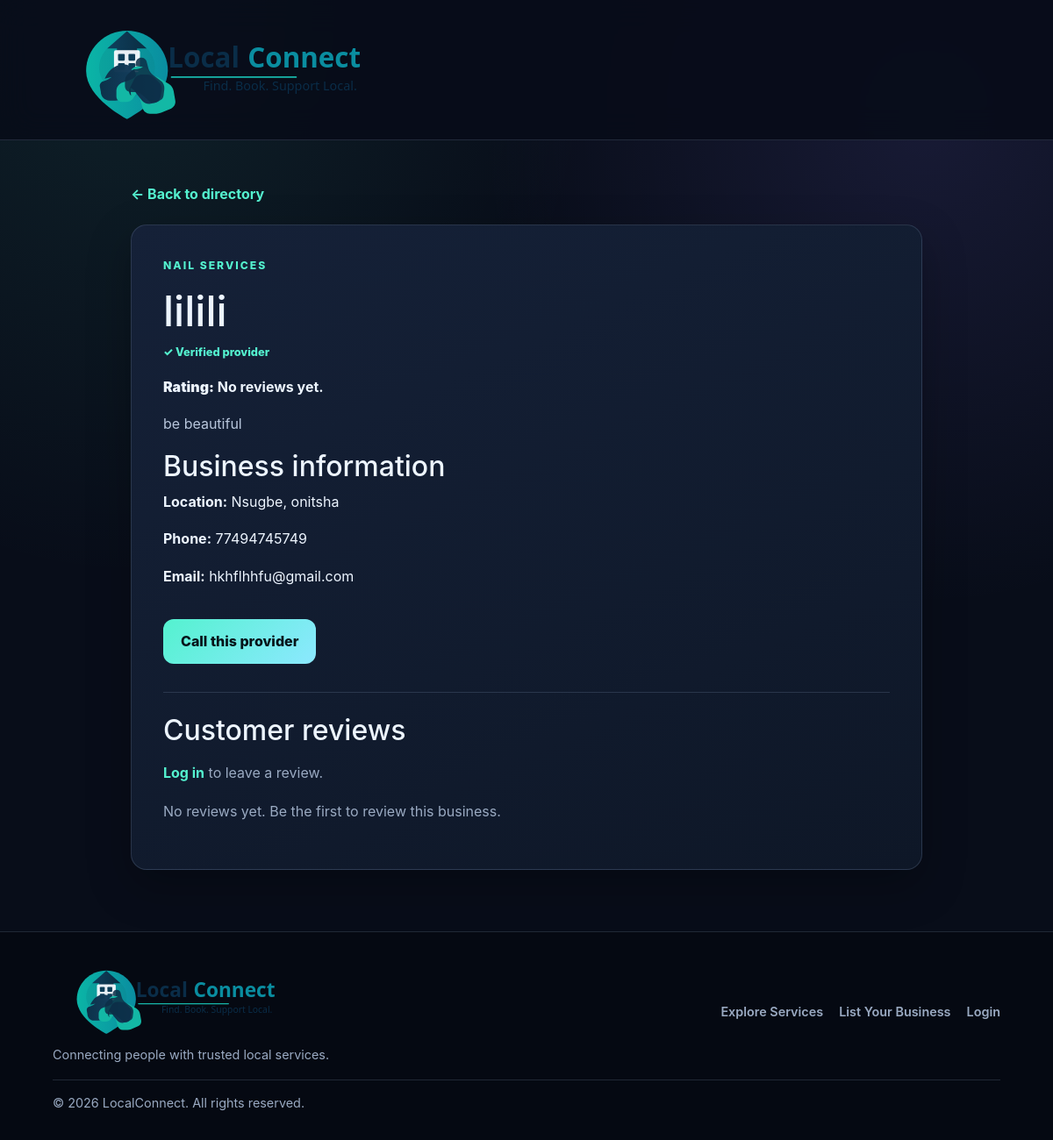
Page /provider/4/ on the committed database.
### Handyman/models.py (models this page shows, shortened)
class ServiceProvider(models.Model):
    STATUS_CHOICES = [
        ('pending', 'Pending review'),
        ('approved', 'Approved'),
        ('rejected', 'Rejected'),
    ]
    name = models.CharField(max_length=150)
    category = models.ForeignKey(
        Category,
        on_delete=models.PROTECT,
        related_name="providers",
    )
    description = models.TextField()
    address = models.CharField(max_length=255)
    state = models.CharField(
        max_length=100,
        default="Anambra",
        db_index=True,
    )
    city = models.CharField(max_length=100, db_index=True)
    neighborhood = models.CharField(
        max_length=100,
        blank=True,
        db_index=True,
    )
    phone = models.CharField(max_length=30)
    email = models.EmailField(blank=True)
    website = models.URLField(blank=True)
    image = models.ImageField(
        upload_to="providers/",
        blank=True,
    )
    status = models.CharField(
        max_length=20,
        choices=STATUS_CHOICES,
        default='pending',
        db_index=True,
    )
    is_verified = models.BooleanField(default=False)
    owner = models.ForeignKey(
        settings.AUTH_USER_MODEL,
        on_delete=models.CASCADE,
        related_name='owned_providers',
        null=True,
        blank=True,
    )
    created_at = models.DateTimeField(auto_now_add=True)
    class Meta:
        ordering = ["name"]
    def average_rating(self):
        result = self.reviews.aggregate(avg_rating=Avg('rating'))
        value = result.get('avg_rating')
        return value if value is not None else 0.0
    def review_count(self):
        return self.reviews.count()

class Category(models.Model):
    name = models.CharField(max_length=100, unique=True)
    parent = models.ForeignKey(
        "self",
        on_delete=models.CASCADE,
        null=True,
        blank=True,
        related_name="children",
    )
    slug = models.SlugField(unique=True)
    class Meta:
        ordering = ["name"]
        verbose_name_plural = "categories"

### Handyman/views.py (the view)
def provider_detail(request, pk):
    provider = get_object_or_404(
        ServiceProvider.objects.select_related("category"),
        pk=pk,
        status='approved',
    )
    reviews = provider.reviews.select_related("user").order_by("-created_at")
    return render(
        request,
        "Handyman/provider_detail.html",
        {
            "provider": provider,
            "reviews": reviews,
            "average_rating": provider.average_rating(),
            "review_count": provider.review_count(),
            "review_form": ReviewForm(),
        },
    )

### templates/Handyman/provider_detail.html (shortened to what this page needs)
{% extends "base.html" %}
{% block content %}
<section class="detail-section">
    <a class="back-link" href="{% url 'home' %}">
        ← Back to directory
    </a>
    <article class="detail-card">
        <p class="eyebrow">{{ provider.category.name }}</p>
        <h1>{{ provider.name }}</h1>
        {% if provider.is_verified %}
            <p class="verified">✓ Verified provider</p>
        {% endif %}
        <p class="detail-rating">
            <strong>Rating:</strong>
            {% if review_count %}
                {{ average_rating|floatformat:1 }} / 5.0
                <span class="rating-count">({{ review_count }} review{{ review_count|pluralize }})</span>
            {% else %}
                No reviews yet.
            {% endif %}
        </p>
        <p class="detail-description">{{ provider.description }}</p>
        <h2>Business information</h2>
        <p><strong>Location:</strong> {{ provider.address }}, {{ provider.city }}</p>
        <p><strong>Phone:</strong> {{ provider.phone }}</p>
        {% if provider.email %}
            <p><strong>Email:</strong> {{ provider.email }}</p>
        {% endif %}
        <div class="detail-actions">
            <a class="primary-button" href="tel:{{ provider.phone }}">
                Call this provider
            </a>
        </div>
        <section class="reviews-section">
            <h2>Customer reviews</h2>
            {% if user.is_authenticated %}
                <form method="post" action="{% url 'add_review' provider.pk %}" class="review-form">
                    {% csrf_token %}
                    {{ review_form.as_p }}
                    <button type="submit" class="primary-button">Submit review</button>
                </form>
            {% else %}
                <p class="review-login-prompt">
                    <a href="{% url 'login' %}?next={{ request.path }}">Log in</a>
                    to leave a review.
                </p>
            {% endif %}
            {% if reviews %}
                {% for review in reviews %}
                    <article class="review-item">
                        <div class="review-head">
                            <strong>{{ review.user.username }}</strong>
                            <span>{{ review.rating }}/5</span>
                        </div>
                        <p class="review-date">{{ review.created_at|date:"M d, Y" }}</p>
                        {% if review.comment %}
                            <p>{{ review.comment }}</p>
                        {% endif %}
                    </article>
                {% endfor %}
            {% else %}
                <p class="empty-reviews">No reviews yet. Be the first to review this business.</p>
            {% endif %}
        </section>
    </article>
</section>
{% endblock %}

### static/css/style.css (style rules this page uses)
:root { --navy: #080d19; --blue: #8b7bff; --light-blue: rgba(139, 123, 255, 0.12); --text: #edf5ff; --muted: #9aaac2; --border: rgba(174, 198, 235, 0.16); --surface: #111a2b; --background: #080d19; --accent: #54f2cf; --accent-dark: #06141a; --radius: 18px; --shadow: 0 18px 50px rgba(0, 0, 0, 0.25); }
* { box-sizing: border-box; }
html { scroll-behavior: smooth; }
body { min-height: 100vh; margin: 0; display: flex; flex-direction: column; font-family: Inter, "Segoe UI", Arial, sans-serif; color: var(--text); background: radial-gradient(ellipse at 12% 0%, rgba(84, 242, 207, 0.09), transparent 36%), radial-gradient(ellipse at 88% 10%, rgba(139, 123, 255, 0.12), transparent 34%), var(--background); line-height: 1.65; }
a { color: inherit; text-decoration: none; }
.eyebrow { position: relative; z-index: 1; margin: 0 0 14px; color: var(--accent); font-size: 0.76rem; font-weight: 800; letter-spacing: 2px; text-transform: uppercase; }
button, .primary-button, .search-form button, .secondary-button { min-height: 46px; padding: 12px 20px; border: 0; border-radius: 12px; color: var(--accent-dark); background: linear-gradient(135deg, var(--accent), #8ce8ff); font: inherit; font-weight: 800; cursor: pointer; transition: transform 0.2s ease, box-shadow 0.2s ease; }
.verified { color: var(--accent); font-size: 0.8rem; font-weight: 800; }
.empty-state a, .back-link { color: var(--accent); font-weight: 700; }
.detail-section { width: min(950px, 100%); margin: auto; padding: 48px 24px 70px; }
.back-link { display: inline-block; margin-bottom: 22px; }
.detail-card { padding: 36px; border: 1px solid var(--border); border-radius: var(--radius); background: linear-gradient(155deg, #152138, #0e1727); box-shadow: var(--shadow); }
.detail-card h1 { color: var(--text); font-size: clamp(2rem, 5vw, 3rem); line-height: 1.15; }
.detail-description { color: #b8c6dc; white-space: pre-line; }
.detail-rating { margin-top: 12px; color: var(--text); font-weight: 700; }
.detail-actions { margin-top: 18px; }
.primary-button { display: inline-flex; align-items: center; justify-content: center; margin-top: 18px; }
.reviews-section { margin-top: 32px; padding-top: 24px; border-top: 1px solid var(--border); }
.review-login-prompt { margin-top: 16px; color: var(--muted); }
.review-login-prompt a { color: var(--accent); font-weight: 700; }
.empty-reviews { margin-top: 18px; color: var(--muted); }

### rows in the picture
ServiceProvider: category.name "NAIL SERVICES", name "lilili", description "be beautiful", address "Nsugbe", city "onitsha", phone "77494745749", email "hkhflhhfu@gmail.com"
